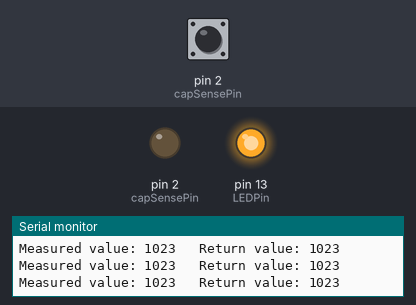
Simulated run of this sketch. Board: Arduino Uno, built with avr-gcc and run on an emulated ATmega328P. On the bench: output pins drawn as LEDs (lit = HIGH), the last lines printed to the serial monitor. Dashed ring = blinking. The test bench sets the inputs (shaded band); at power-on: pin 2 (capSensePin) LOW.

Above: at 1.2 s.
1.3 s: pin 2 (capSensePin) driven HIGH
At 1.9 s:
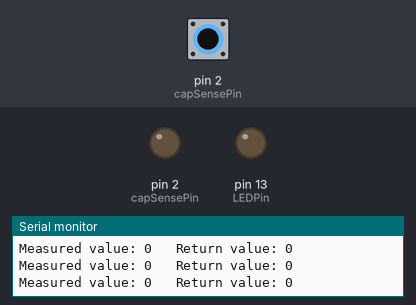
2.8 s: pin 2 (capSensePin) driven LOW
At 3.2 s:
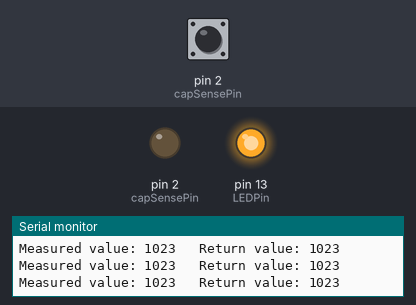
5.8 s: pin 2 (capSensePin) pulsed HIGH 5 times (0.12 s each, 0.3 s apart)
At 6.81 s:
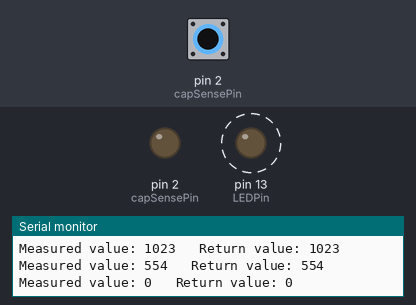
10.3 s: pin 2 (capSensePin) pulsed HIGH 2 times (0.12 s each, 0.3 s apart)
At 11.8 s:
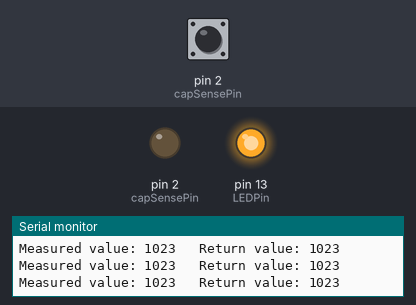
Timing chart, 0 to 13.3 s (numbered marks = the images above; inputs shaded):
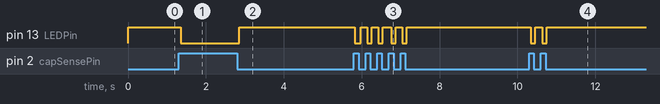

Measured:
- after the input at 1.3 s, pin 13 (LEDPin): HIGH → LOW after 0.05 s
- after the input at 2.8 s, pin 13 (LEDPin): LOW → HIGH after 0.05 s
- after the input at 5.8 s, pin 13 (LEDPin): alternates HIGH for 0.17 s and LOW for 0.12 s, 10 changes in all, then stays HIGH, starting at once
- after the input at 10.3 s, pin 13 (LEDPin): alternates HIGH for 0.17 s and LOW for 0.12 s, 4 changes in all, then stays HIGH, starting after 0.05 s

The sketch:

TouchSensor.ino
```cpp
// Pin for the LED
int LEDPin = 13;
// Pin to connect to your drawing
int capSensePin = 2;
// This is how high the sensor needs to read in order
//  to trigger a touch.  You'll find this number
//  by trial and error, or you could take readings at
//  the start of the program to dynamically calculate this.
int cyclesmax = 1023;
int cyclesoffset = 0;
int cyclesscale = 1;
int touchedCutoff = 100;
// int monitorInterval = 50;
int value = 0;

void setup(){
  Serial.begin(9600);
  // Set up the LED
  pinMode(LEDPin, OUTPUT);
  digitalWrite(LEDPin, LOW);
}

void loop(){
  // If the capacitive sensor reads above a certain threshold,
  //  turn on the LED
  value = readCapacitivePin(capSensePin);

  if (value > touchedCutoff) {
    digitalWrite(LEDPin, HIGH);
  }
  else {
    digitalWrite(LEDPin, LOW);
  }


    Serial.print("\t Return value: ");
    Serial.println(value);

}

// readCapacitivePin
//  Input: Arduino pin number
//  Output: A number, from 0 to 17 expressing
//          how much capacitance is on the pin
//  When you touch the pin, or whatever you have
//  attached to it, the number will get higher
//  In order for this to work now,
// The pin should have a 1+Megaohm resistor pulling
//  it up to +5v.
//uint8_t readCapacitivePin(int pinToMeasure){
int readCapacitivePin(int pinToMeasure){
  // This is how you declare a variable which
  //  will hold the PORT, PIN, and DDR registers
  //  on an AVR
  volatile uint8_t* port;
  volatile uint8_t* ddr;
  volatile uint8_t* pin;
  // Here we translate the input pin number from
  //  Arduino pin number to the AVR PORT, PIN, DDR,
  //  and which bit of those registers we care about.
  byte bitmask;
  if ((pinToMeasure >= 0) && (pinToMeasure <= 7)){
    port = &PORTD;
    ddr = &DDRD;
    bitmask = 1 << pinToMeasure;
    pin = &PIND;
  }
  if ((pinToMeasure > 7) && (pinToMeasure <= 13)){
    port = &PORTB;
    ddr = &DDRB;
    bitmask = 1 << (pinToMeasure - 8);
    pin = &PINB;
  }
  if ((pinToMeasure > 13) && (pinToMeasure <= 19)){
    port = &PORTC;
    ddr = &DDRC;
    bitmask = 1 << (pinToMeasure - 13);
    pin = &PINC;
  }
  // Discharge the pin first by setting it low and output
  *port &= ~(bitmask);
  *ddr  |= bitmask;
  delay(1);
  // Make the pin an input WITHOUT the internal pull-up on
  *ddr &= ~(bitmask);
  // Now see how long the pin to get pulled up
  int cycles = cyclesmax;
  for(int i = 0; i < cycles; i++){
    if (*pin & bitmask){
      cycles = i;
      break;
    }
  }
  // Discharge the pin again by setting it low and output
  //  It's important to leave the pins low if you want to
  //  be able to touch more than 1 sensor at a time - if
  //  the sensor is left pulled high, when you touch
  //  two sensors, your body will transfer the charge between
  //  sensors.
  *port &= ~(bitmask);
  *ddr  |= bitmask;

    Serial.print("Measured value: ");
    Serial.print(cycles);

  cycles -= cyclesoffset;
  cycles /= cyclesscale;

  return cycles;
}
```
